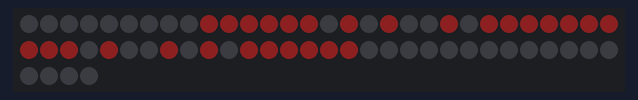
Bench run of a sketch on a simulated Arduino Uno, built with avr-gcc and run on an emulated ATmega328P. Parts: 64 RGB LEDs in strip order, left to right, continuing on the next row. Dim RGB values are drawn brighter than linear; what the sketch prints to the serial monitor is not drawn.

Above: at 1.29 s.

The sketch:

00_08_optimizing_03_view_masks.ino
```cpp
////////////////////////////////////
// optimizing resources
// five masks
//

#include <FastLED.h>

//CONSTANTS
#define NUM_LEDS 64    //Number of LEDs in the matrix 8X8
#define DATA_PIN 8     //Pin DATA IN of the matrix
#define BRIGHTNESS 20  //Adjust the brightness of the led matrix
#define FIL 8
#define COL 8
#define COULEUR CRGB::Brown     //The selected color to paint
#define MASCARA_N 2             // Select the mask 0 to 4

#define ENTRE 50
#define ESPERA 500

//VARIABLES

//Five masks
byte bocas[5][5][8]={ //ORIGINAL, DARTH VADER, PACMAN IZQ, PACMAN DER, BENDER
  {//BOCA1 ORIGINAL
    {0x00,0x00,0x00,0xff,0xff,0x00,0x00,0x00},
    {0x00,0x00,0x18,0xe7,0xe7,0x18,0x00,0x00},
    {0x00,0x00,0x7e,0x81,0x81,0x7e,0x00,0x00},
    {0x00,0x3c,0x42,0x81,0x81,0x42,0x3c,0x00},
    {0x3c,0x42,0x81,0x81,0x81,0x81,0x42,0x3c}
    },//BOCA1
  {//BOCA2 DARTH WADER
    { 0b00000000,0b00011000,0b00111100,0b01000010,0b10000001,0b10000001,0b10000001,0b01011010},
    { 0b00000000,0b00011000,0b00111100,0b01000010,0b10000001,0b10000001,0b10011001,0b01011010},
    { 0b00000000,0b00011000,0b00111100,0b01000010,0b10000001,0b10011001,0b10100101,0b01011010},
    { 0b00000000,0b00011000,0b00111100,0b01000010,0b10011001,0b10100101,0b11000011,0b01011010},
    { 0b00000000,0b00011000,0b00111100,0b01011010,0b10100101,0b11011011,0b10100101,0b01011010}
    },//BOCA2
  {//BOCA3 BENDER
    { 0b00000000,0b00000000,0b01111110,0b10000001,0b10110101,0b10000001,0b01111110,0b00000000},
    { 0b00000000,0b00000000,0b01111110,0b10000001,0b11111111,0b10010001,0b01111110,0b00000000},
    { 0b00000000,0b00000000,0b01111110,0b10000001,0b11111111,0b10011001,0b01111110,0b00000000},
    { 0b00000000,0b00000000,0b01111110,0b10011001,0b11111111,0b10011001,0b01111110,0b00000000},
    { 0b00000000,0b00000000,0b01111110,0b10100101,0b11111111,0b10100101,0b01111110,0b00000000}
    },//BOCA3
  {//BOCA4 PACMAN 1
    { 0b00111100,0b01000010,0b10100101,0b10000001,0b10000001,0b10011001,0b01000010,0b00111100},
    { 0b00111100,0b01000010,0b10100101,0b10000001,0b10000001,0b10111101,0b01000010,0b00111100},
    { 0b00111100,0b01000010,0b10100101,0b10000001,0b10011001,0b10111101,0b01000010,0b00111100},
    { 0b00111100,0b01000010,0b10100101,0b10000001,0b10011001,0b10111101,0b01011010,0b00111100},
    { 0b00111100,0b01000010,0b10100101,0b10000001,0b10011001,0b10100101,0b01011010,0b00111100},
    },//BOCA4

 {//BOCA5 PACMAN 2
    { 0b00111100,0b01000010,0b10100101,0b10000001,0b10000001,0b10000001,0b01011010,0b00111100},
    { 0b00111100,0b01000010,0b10100101,0b10000001,0b10000001,0b10000001,0b01111110,0b00111100},
    { 0b00111100,0b01000010,0b10100101,0b10000001,0b10000001,0b10111101,0b01000010,0b00111100},
    { 0b00111100,0b01000010,0b10100101,0b10000001,0b10111101,0b11000011,0b01000010,0b00111100},
    { 0b00111100,0b01000010,0b10100101,0b10111101,0b11000011,0b10000001,0b01000010,0b00111100},
    }//BOCA5
    };

//working LEDs
CRGB leds[NUM_LEDS];
float vol = 0;
const uint16_t samples = 128;

// struct Configuration mask
struct configuracion {
  CRGB color;
  int intensidad;
  int mascara;
  };

configuracion Conf;


//FUNCTIONS
void copia_boca(byte laboca[FIL]){
  //snake-shaped matrix (zig-zag)
  int k=0;
  byte linea_boca;
  for(int x=0;x<8;x++){
    linea_boca = laboca[7-x];               //select the current row
    for(int y=0;y<8;y++){
      if (linea_boca & 0b00000001) {
        if ((x%2)==0) leds[k]= COULEUR;     //----> even row
        else leds[k+(7-y*2)]= COULEUR;      //<---- odd row
      }else leds[k]= 0;                     //Black
      k=k+1;
      linea_boca= linea_boca >> 1;          //shift a bit from the current row
      }}
  }

void sonrie(){
    //Opening mouth
    for(int j=0;j<5;j++){
      copia_boca(bocas[Conf.mascara][j]);
      FastLED.show();
      delay(ENTRE);}
    //Closing mouth
    for(int j=0;j<5;j++){
      copia_boca(bocas[Conf.mascara][4-j]);
      FastLED.show();
      delay(ENTRE);}
  }

void apaga(){
      for (int j=0;j<NUM_LEDS;j++) leds[j] = CRGB::Black;
      FastLED.show();
      delay(ESPERA);
  }

//SETUP
void setup() {
    //inicialización de configuración
    Conf.color      =    COULEUR;
    Conf.intensidad = BRIGHTNESS;
    Conf.mascara    = MASCARA_N;

    Serial.begin(9600);
    FastLED.addLeds<WS2812B, DATA_PIN,GRB>(leds, NUM_LEDS);
    FastLED.setBrightness(  Conf.intensidad );
    //
    Serial.println("Configuración actual:");
    //
    Serial.print("Color:");
    Serial.println(Conf.color);
    //
    Serial.print("Intensidad:");
    Serial.println(Conf.intensidad);
    //
    Serial.print("Máscara:");
    Serial.println(Conf.mascara);
    //
}

//LOOP
void loop() {
    sonrie();
    apaga();

}
```
